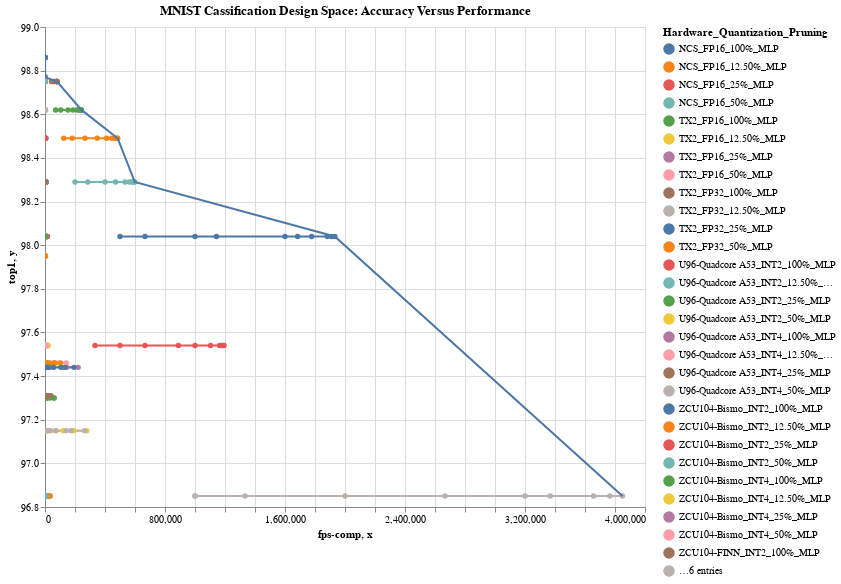

Here is the notebook cell this chart was saved with:
### Markdown cell above
The following pareto graph presents the accuracy versus performance in fps for all the Hardware Platforms across different Pruning and Quantization configurations. This provides insights into accuracy-based comparisons.

### Code cell
#hide_input
#%run scripts/altair_plots.py  #run the plot script if it wasn't previously run
pareto_graph(df= mnist_df, 
             groupcol= 'hw_datatype_prun_net',
             xcol = 'fps-comp', 
             ycol= 'top1',
             W= W, 
             H= H, 
             title= "MNIST Cassification Design Space: Accuracy Versus Performance")

### Figure 1 — Vega-Lite specification as saved in the notebook (floating-point values rounded to 4 significant figures; data arrays with more than 128 entries replaced by an {"elided": "..."} marker saying what was removed)
{"config": {"view": {"continuousWidth": 400, "continuousHeight": 300}}, "layer": [{"data": {"name": "data-b7b0a216450f079a5e196b53508d9ac4"}, "mark": {"type": "line", "point": true}, "encoding": {"color": {"type": "nominal", "field": "hw_datatype_prun_net", "legend": {"columns": 1, "title": "Hardware_Quantization_Pruning"}}, "tooltip": [{"type": "nominal", "field": "hw_datatype_prun_net"}, {"type": "quantitative", "field": "top1"}, {"type": "quantitative", "field": "fps-comp"}], "x": {"type": "quantitative", "field": "fps-comp"}, "y": {"type": "quantitative", "field": "top1", "scale": {"zero": false}}}, "selection": {"selector011": {"type": "interval", "bind": "scales", "encodings": ["x", "y"]}}}, {"data": {"name": "data-bc6fa872fb13296e67ed9d2b83830d84"}, "mark": "line", "encoding": {"x": {"type": "quantitative", "field": "x"}, "y": {"type": "quantitative", "field": "y", "scale": {"zero": false}}}}], "height": 480, "title": "MNIST Cassification Design Space: Accuracy Versus Performance", "width": 600, "$schema": "https://vega.github.io/schema/vega-lite/v4.0.2.json", "datasets": {"data-b7b0a216450f079a5e196b53508d9ac4": {"elided": "278 records"}, "data-bc6fa872fb13296e67ed9d2b83830d84": [{"x": 621.3, "y": 98.86, "group": "NCS_FP16_100%_MLP"}, {"x": 838.4, "y": 98.77, "group": "ZCU104-Bismo_INT4_100%_MLP"}, {"x": 80390.0, "y": 98.75, "group": "ZCU104-FINN_INT2_100%_MLP"}, {"x": 242900.0, "y": 98.62, "group": "ZCU104-FINN_INT4_50%_MLP"}, {"x": 484800.0, "y": 98.49, "group": "ZCU104-FINN_INT2_50%_MLP"}, {"x": 598100.0, "y": 98.29, "group": "ZCU104-FINN_INT4_25%_MLP"}, {"x": 1932000.0, "y": 98.04, "group": "ZCU104-FINN_INT2_25%_MLP"}, {"x": 3850000.0, "y": 96.85, "group": "ZCU104-FINN_INT2_12.50%_MLP"}]}}
